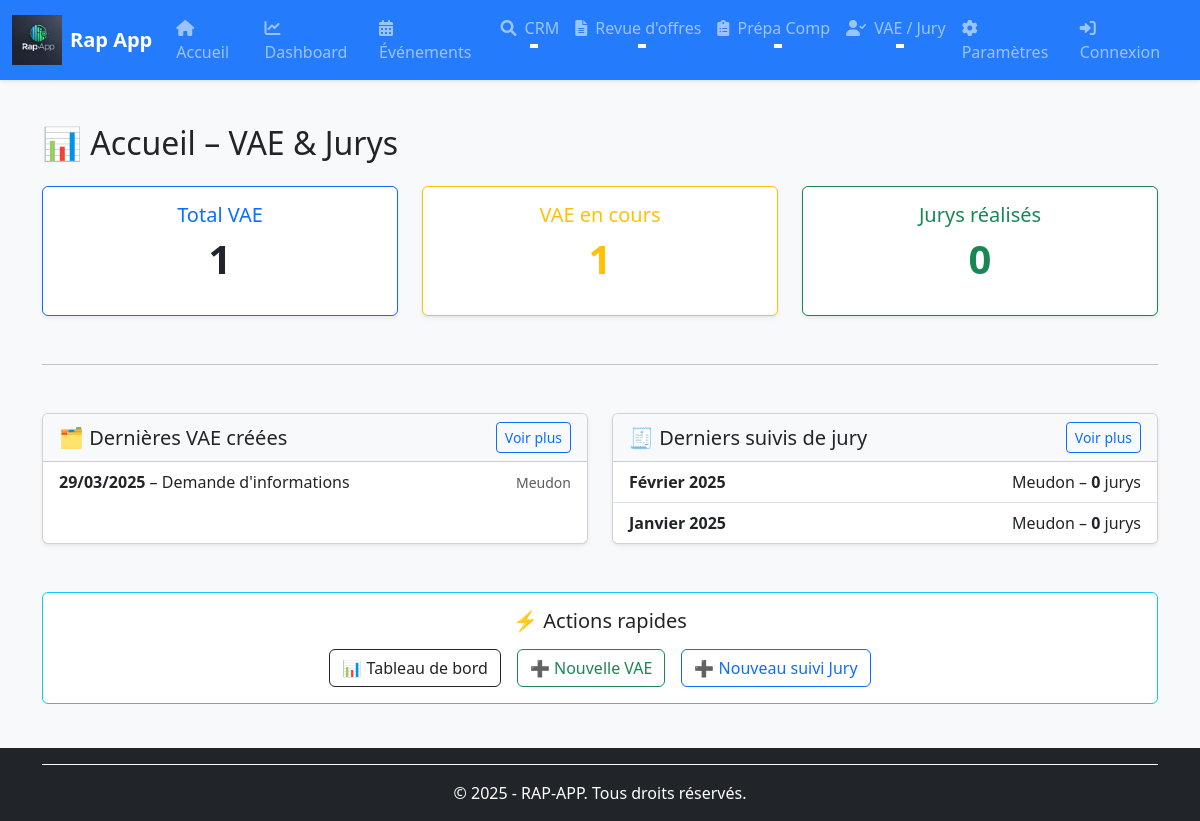
The app's page /vae-jury/, older data.
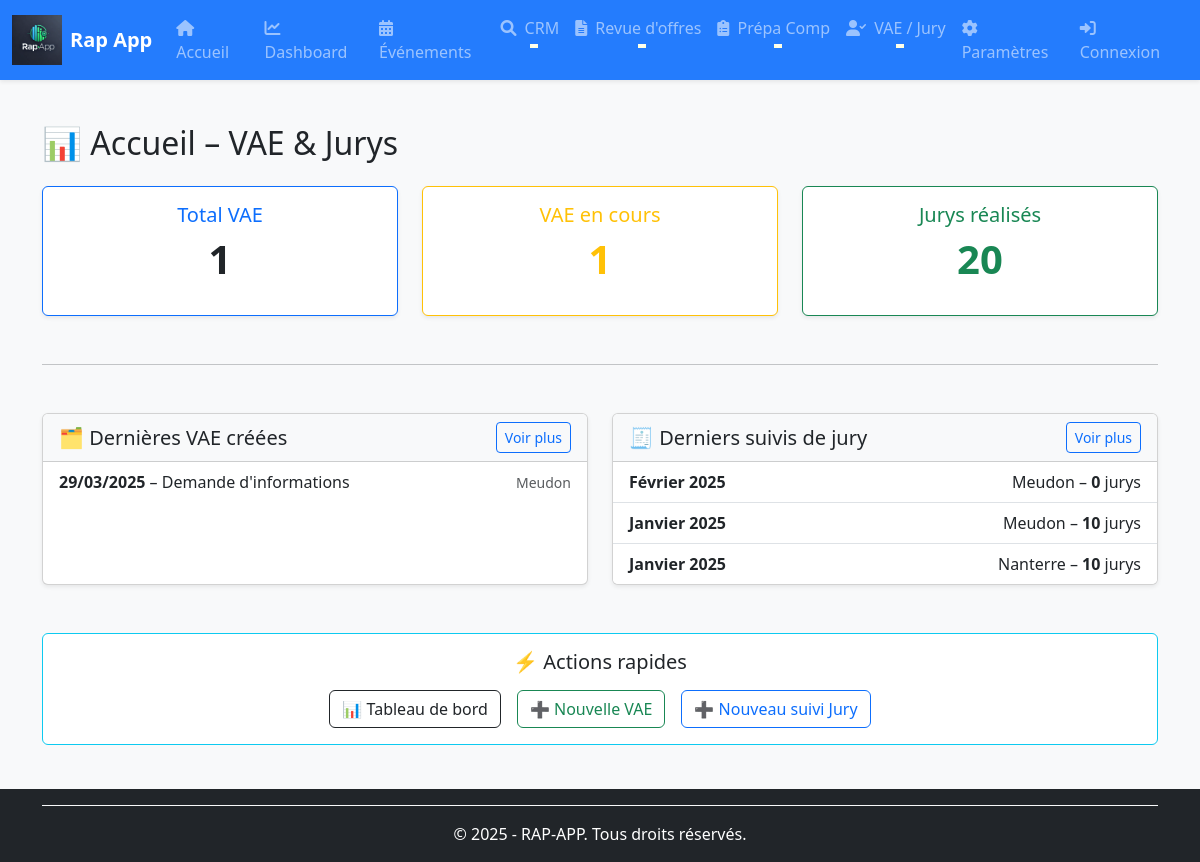
The same page, newer data.
### rap_app/models/vae_jury.py (models this page shows, shortened)
class VAE(models.Model):
    STATUT_CHOICES = [
        ('info', _("Demande d'informations")),
        ('dossier', _("Dossier en cours")),
        ('attente_financement', _("En attente de financement")),
        ('accompagnement', _("Accompagnement en cours")),
        ('jury', _("En attente de jury")),
        ('terminee', _("VAE terminée")),
        ('abandonnee', _("VAE abandonnée")),
    ]
    centre = models.ForeignKey(
        Centre,
        on_delete=models.CASCADE,
        related_name='vaes',
        verbose_name=_("Centre")
    )
    reference = models.CharField(
        max_length=50,
        blank=True,
        verbose_name=_("Référence")
    )
    date_creation = models.DateField(
        verbose_name=_("Date de création"),
        help_text=_("Date à laquelle la VAE a été créée, pas nécessairement aujourd'hui")
    )
    date_saisie = models.DateTimeField(
        auto_now_add=True,
        verbose_name=_("Date de saisie dans le système")
    )
    statut = models.CharField(
        max_length=20,
        choices=STATUT_CHOICES,
        default='info',
        verbose_name=_("Statut")
    )
    date_modification = models.DateTimeField(
        auto_now=True,
        verbose_name=_("Date de dernière modification")
    )
    commentaire = models.TextField(
        blank=True,
        verbose_name=_("Commentaire")
    )
    class Meta:
        verbose_name = _("VAE")
        verbose_name_plural = _("VAEs")
        ordering = ['-date_creation', 'centre']
        indexes = [
            models.Index(fields=['centre', 'statut']),
            models.Index(fields=['date_creation']),
        ]

class PeriodeMixin(models.Model):
    MOIS_CHOICES = [
        (1, _("Janvier")), (2, _("Février")), (3, _("Mars")), (4, _("Avril")),
        (5, _("Mai")), (6, _("Juin")), (7, _("Juillet")), (8, _("Août")),
        (9, _("Septembre")), (10, _("Octobre")), (11, _("Novembre")), (12, _("Décembre")),
    ]
    centre = models.ForeignKey(
        Centre,
        on_delete=models.CASCADE,
        verbose_name=_("Centre")
    )
    annee = models.PositiveIntegerField(
        validators=[MinValueValidator(2000)],
        verbose_name=_("Année")
    )
    mois = models.PositiveSmallIntegerField(
        choices=MOIS_CHOICES,
        verbose_name=_("Mois")
    )
    class Meta:
        abstract = True
        ordering = ['annee', 'mois', 'centre']
        indexes = [
            models.Index(fields=['centre', 'annee', 'mois']),
        ]

class SuiviJury(PeriodeMixin):
    objectif_jury = models.PositiveIntegerField(
        default=0,
        verbose_name=_("Objectif jury")
    )
    jurys_realises = models.PositiveIntegerField(
        default=0,
        verbose_name=_("Jurys réalisés")
    )
    pourcentage_mensuel = models.DecimalField(
        max_digits=6,
        decimal_places=2,
        default=Decimal('0.00'),
        editable=False,
        verbose_name=_("Pourcentage mensuel")
    )
    class Meta(PeriodeMixin.Meta):
        unique_together = ('centre', 'annee', 'mois')
        verbose_name = _("Suivi des jurys")
        verbose_name_plural = _("Suivis des jurys")

### rap_app/models/centres.py (models this page shows, shortened)
class Centre(BaseModel):
    nom = models.CharField(
        max_length=255,
        unique=True,
        verbose_name="Nom du centre",
        help_text="Nom complet du centre de formation (doit être unique)"
    )
    code_postal = models.CharField(
        max_length=5,
        null=True,
        blank=True,
        verbose_name="Code postal",
        help_text="Code postal à 5 chiffres du centre",
        validators=[
            RegexValidator(
                regex=r'^\d{5}$',
                message="Le code postal doit contenir exactement 5 chiffres"
            )
        ]
    )
    """Champs pour le model prepa et vae_jury"""
    objectif_annuel_prepa = models.PositiveIntegerField(null=True, blank=True)
    objectif_hebdomadaire_prepa = models.PositiveIntegerField(default=0, blank=True, null=True)
    objectif_annuel_jury = models.PositiveIntegerField(default=0)
    objectif_mensuel_jury = models.PositiveIntegerField(default=0)
    class Meta:
        verbose_name = "Centre"
        verbose_name_plural = "Centres"
        ordering = ['nom']
        indexes = [
            models.Index(fields=['nom']),
            models.Index(fields=['code_postal']),
        ]

### rap_app/views/vae_jury_views.py (the view)
# urls.py: path('vae-jury/', vae_jury_home, name='vae-jury-home'),
def vae_jury_home(request):
    total_vae = VAE.objects.count()
    total_en_cours = VAE.objects.exclude(statut__in=['terminee', 'abandonnee']).count()
    total_jurys = SuiviJury.objects.aggregate(Sum('jurys_realises'))['jurys_realises__sum'] or 0
    derniers_vae = VAE.objects.order_by('-date_creation')[:5]
    derniers_jurys = SuiviJury.objects.order_by('-annee', '-mois')[:5]
    context = {
        'total_vae': total_vae,
        'total_en_cours': total_en_cours,
        'total_jurys': total_jurys,
        'derniers_vae': derniers_vae,
        'derniers_jurys': derniers_jurys,
    }
    return render(request, 'vae_jury/vae_jury_home.html', context)

### rap_app/templates/vae_jury/vae_jury_home.html
{% extends "base.html" %}
{% block content %}
<div class="container mt-4">
  <h2 class="mb-4">📊 Accueil – VAE & Jurys</h2>
  <div class="row g-4 text-center">
    <div class="col-md-4">
      <div class="card border-primary shadow-sm h-100">
        <div class="card-body">
          <h5 class="card-title text-primary">Total VAE</h5>
          <p class="display-6 fw-bold">{{ total_vae }}</p>
        </div>
      </div>
    </div>
    <div class="col-md-4">
      <div class="card border-warning shadow-sm h-100">
        <div class="card-body">
          <h5 class="card-title text-warning">VAE en cours</h5>
          <p class="display-6 fw-bold text-warning">{{ total_en_cours }}</p>
        </div>
      </div>
    </div>
    <div class="col-md-4">
      <div class="card border-success shadow-sm h-100">
        <div class="card-body">
          <h5 class="card-title text-success">Jurys réalisés</h5>
          <p class="display-6 fw-bold text-success">{{ total_jurys }}</p>
        </div>
      </div>
    </div>
  </div>
  <hr class="my-5">
  <div class="row g-4">
    <div class="col-md-6">
      <div class="card shadow-sm h-100">
        <div class="card-header bg-light d-flex justify-content-between align-items-center">
          <h5 class="mb-0">🗂️ Dernières VAE créées</h5>
          <a href="{% url 'vae-list' %}" class="btn btn-sm btn-outline-primary">Voir plus</a>
        </div>
        <ul class="list-group list-group-flush">
          {% for vae in derniers_vae %}
          <li class="list-group-item d-flex justify-content-between align-items-center">
            <span>
              <strong>{{ vae.date_creation|date:"d/m/Y" }}</strong> – {{ vae.get_statut_display }}
            </span>
            <span class="text-muted small">{{ vae.centre.nom }}</span>
          </li>
          {% empty %}
          <li class="list-group-item text-muted">Aucune VAE récente</li>
          {% endfor %}
        </ul>
      </div>
    </div>
    <div class="col-md-6">
      <div class="card shadow-sm h-100">
        <div class="card-header bg-light d-flex justify-content-between align-items-center">
          <h5 class="mb-0">🧾 Derniers suivis de jury</h5>
          <a href="{% url 'jury-list' %}" class="btn btn-sm btn-outline-primary">Voir plus</a>
        </div>
        <ul class="list-group list-group-flush">
          {% for suivi in derniers_jurys %}
          <li class="list-group-item d-flex justify-content-between align-items-center">
            <span>
              <strong>{{ suivi.get_mois_display }} {{ suivi.annee }}</strong>
            </span>
            <span>{{ suivi.centre.nom }} – <strong>{{ suivi.jurys_realises }}</strong> jurys</span>
          </li>
          {% empty %}
          <li class="list-group-item text-muted">Aucun jury récent</li>
          {% endfor %}
        </ul>
      </div>
    </div>
  </div>
  <div class="card mt-5 border-info">
    <div class="card-body text-center">
      <h5 class="card-title mb-3">⚡ Actions rapides</h5>
      <div class="d-flex flex-wrap justify-content-center gap-3">
        <a href="{% url 'vae-jury-dashboard' %}" class="btn btn-outline-dark">
          📊 Tableau de bord
        </a>
        <a href="{% url 'vae-create' %}" class="btn btn-outline-success">
          ➕ Nouvelle VAE
        </a>
        <a href="{% url 'jury-create' %}" class="btn btn-outline-primary">
          ➕ Nouveau suivi Jury
        </a>
      </div>
    </div>
  </div>
</div>
{% endblock %}

Row changes from the older to the newer data that the page shows:
changed SuiviJury (number 2 of 3 on the later page): jurys_realises "0" → "10"
added SuiviJury: mois "Janvier", annee "2025", centre.nom "Nanterre", jurys_realises "10"
Text that changed along with them:
{{ total_jurys }}: "0" → "20"
